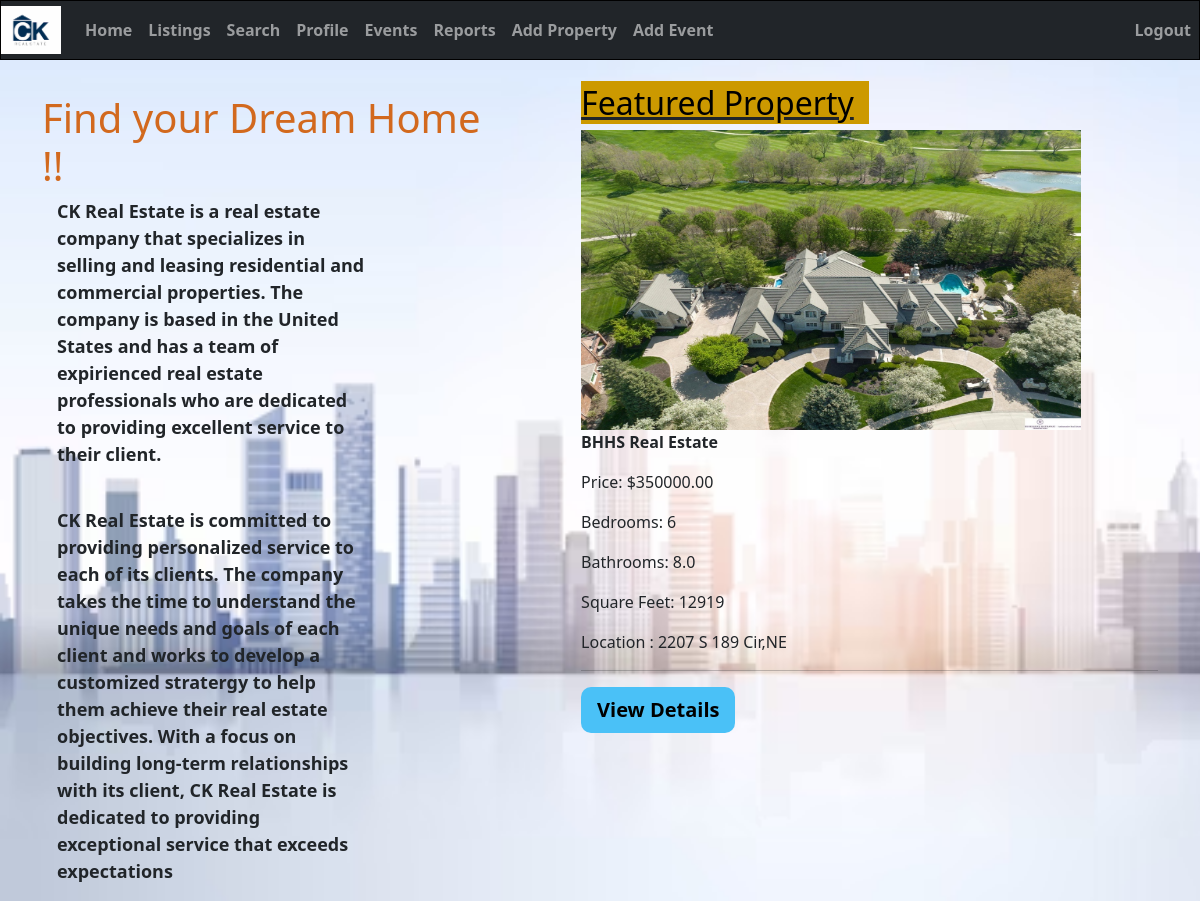
Screenshot of / (signed in) with the database file from the repository.
### home/models.py (models this page shows, shortened)
class Property(models.Model):
    STATUS_CHOICES = (
        ('available', 'AVAILABLE'),
        ('pending', 'PENDING'),
        ('sold', 'SOLD'),
    )
    PROPERTY_CHOICES = (
        (True, 'Yes'),
        (False, 'No')
    )
    id = models.AutoField(primary_key=True)
    name = models.CharField(max_length=50)
    status = models.CharField(max_length=20, choices=STATUS_CHOICES, default='none')
    description = models.CharField(max_length=255)
    address = models.CharField(max_length=255)
    bedrooms = models.IntegerField()
    bathrooms = models.DecimalField(max_digits=3, decimal_places=1)
    square_feet = models.IntegerField()
    price = models.DecimalField(max_digits=10, decimal_places=2)
    featured_property = models.BooleanField(choices=PROPERTY_CHOICES, default='False')
    flag = models.BooleanField(default=True)
    property_image_main = models.ImageField(upload_to='media/property_images/%Y/%m/%d/', blank=False)
    property_image_1 = models.ImageField(upload_to='media/property_images/%Y/%m/%d/', blank=True)
    property_image_2 = models.ImageField(upload_to='media/property_images/%Y/%m/%d/', blank=True)
    property_image_3 = models.ImageField(upload_to='media/property_images/%Y/%m/%d/', blank=True)
    property_type = models.ForeignKey(PropertyType, on_delete=models.SET_NULL, null=True)
    property_neighborhood = models.ForeignKey(PropertyNeighborhood, on_delete=models.SET_NULL, null=True)
    property_type_price_range = models.ForeignKey(PropertyPricerange, on_delete=models.SET_NULL, null=True)

### home/views.py (the view)
# urls.py: path('', home_view, name='home'),
def home_view(request):
    properties = Property.objects.get(featured_property=True)
    context = {
        'properties': properties,
    }
    return render(request, 'home.html', context)

### templates/home.html (shortened to what this page needs)
{% extends 'base.html' %}
{% load static %}
{% block content %}
        <html lang="en">
        <body>
        <div><br/></div>
        <div class="container">
                    <div class="row">
                        <div class="col-5 col-xl-5">
                             <div>
                                <div>
                                    <h1> Find your Dream Home !!</h1>
                                </div>
                                 <div class="col-9" style="padding-bottom: 5%;">
                                    <p style="font-weight: bold;font-size: 18px">CK Real Estate is a real estate company that specializes in selling and leasing residential and
                                        commercial
                                        properties. The company is based in the United States and has a team of expirienced real estate
                                        professionals who are dedicated to providing excellent service to their client.</p>
                                 </div>
                                 <div class="col-9">
                                    <P style="font-weight: bold; font-size: 18px">CK Real Estate is committed to providing personalized service to each of its clients. The company takes
                                        the
                                        time to understand the unique needs and goals of each client and works to develop a customized stratergy
                                        to
                                        help them achieve their real estate objectives. With a focus on building long-term relationships with
                                        its
                                        client, CK Real Estate is dedicated to providing exceptional service that exceeds expectations</p>
                                 </div>
                            </div>
                        </div>
            <div class="col-7" >
                <div class="section-2">
                                    <div>
                                            <u><h2>
                                                <span style="background-color: #cc9900; padding-right: 15px;color: black">Featured Property
                                                </span>
                                            </h2></u>
                                    </div>
                                        <img class="homeimage" src="{% if properties.property_image_main %}{{ properties.property_image_main.url }}
                                                  {% else %}
                                                    {% static "img/no_image.png" %}
                                                  {% endif %}">
                                    <p> <b>{{ properties.name }}</b></p>
                                    <div>
                                        <p>Price: ${{ properties.price }}</p>
                                    </div>
                                    <div>
                                        <p>Bedrooms: {{ properties.bedrooms }}</p>
                                        <p>Bathrooms: {{ properties.bathrooms }}</p></div>
                                    <div>
                                        <p>Square Feet: {{ properties.square_feet }}</p>
                                        <p>Location : {{ properties.address }}</p>
                                        <hr>
                                    </div>
                        <a href="{% url 'home:details' properties.id%}">
                            <button class="btn btn-lg btn-viewDetails" style="font-weight: bold">View Details</button>
                        </a>
                    </div>
            </div>
        </div>
       </div>
    </body>
    </html>
{% endblock %}

### home/static/css/homepage.css (style rules this page uses)
body,html { background-color: #daeef0; background-repeat: no-repeat; background-size: cover; height: 100%; margin: 0; }
h1 { color: chocolate; margin-top: 10px; }
.section-2 { padding-left: 10%; }
body { margin: 0; }
.homeimage { height: 300px; width: 500px; }
.btn-viewDetails { background-color: #4ac1f7; border: 0.5px #000000; border-radius: 10px; color: #000000; }
h2 { margin-top: 0; }

### rows the page displays
Property: property_image_main (picture), name "BHHS Real Estate", price "350000.00", bedrooms "6", bathrooms "8.0", square_feet "12919", address "2207 S 189 Cir,NE"
